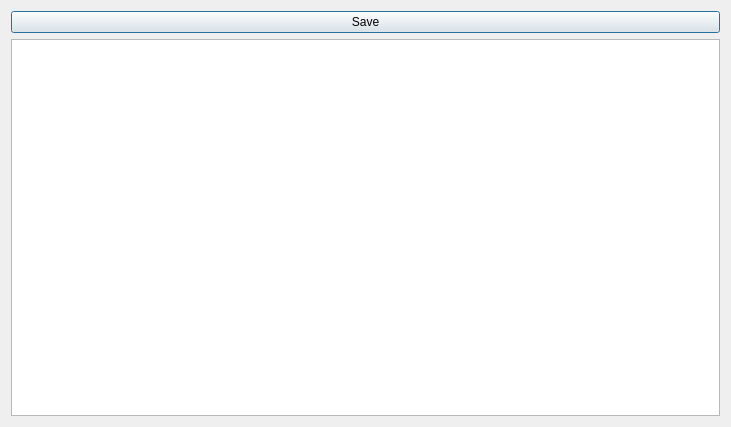
<?xml version="1.0" encoding="UTF-8"?>
<ui version="4.0">
 <class>Dialog</class>
 <widget class="QDialog" name="Dialog">
  <property name="geometry">
   <rect>
    <x>0</x>
    <y>0</y>
    <width>731</width>
    <height>427</height>
   </rect>
  </property>
  <property name="windowTitle">
   <string>Dialog</string>
  </property>
  <layout class="QVBoxLayout" name="verticalLayout_2">
   <item>
    <layout class="QVBoxLayout" name="verticalLayout">
     <item>
      <widget class="QPushButton" name="pushButton">
       <property name="text">
        <string>Save</string>
       </property>
      </widget>
     </item>
     <item>
      <widget class="QTreeView" name="treeView"/>
     </item>
    </layout>
   </item>
  </layout>
 </widget>
 <layoutdefault spacing="6" margin="11"/>
 <resources/>
 <connections/>
</ui>
